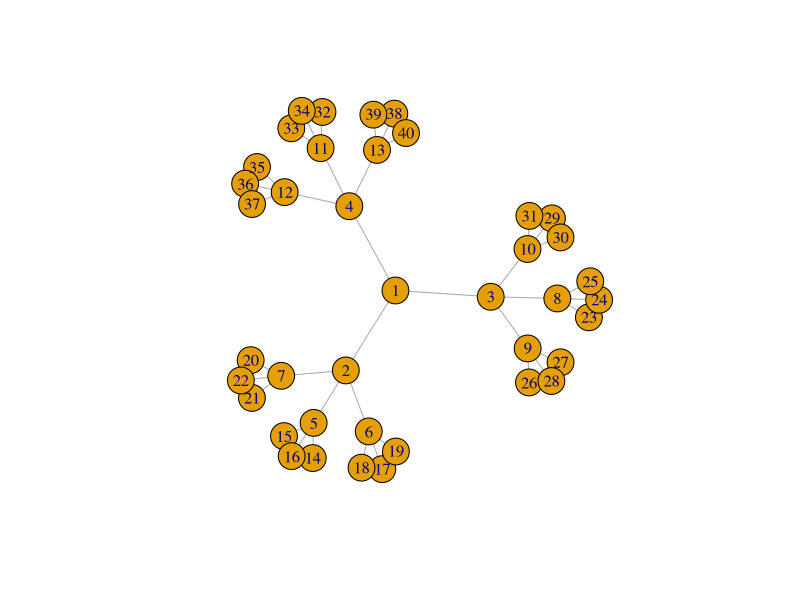
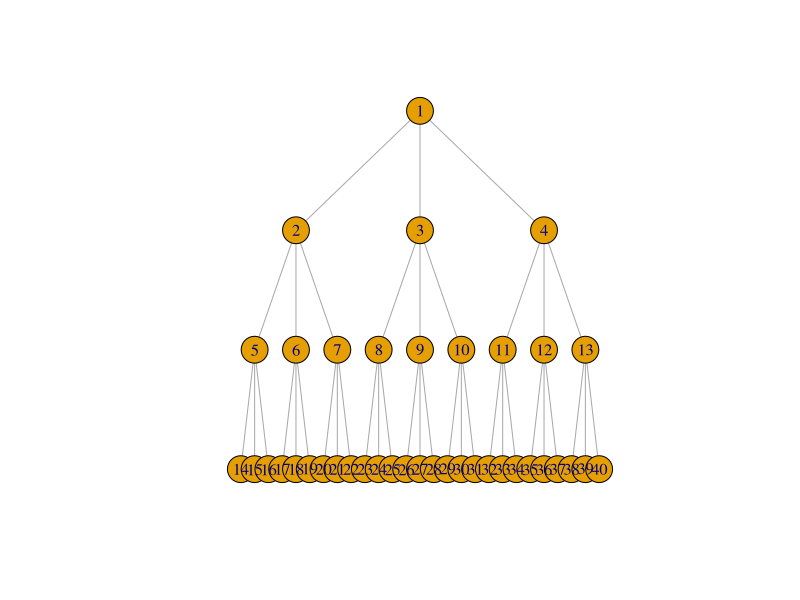
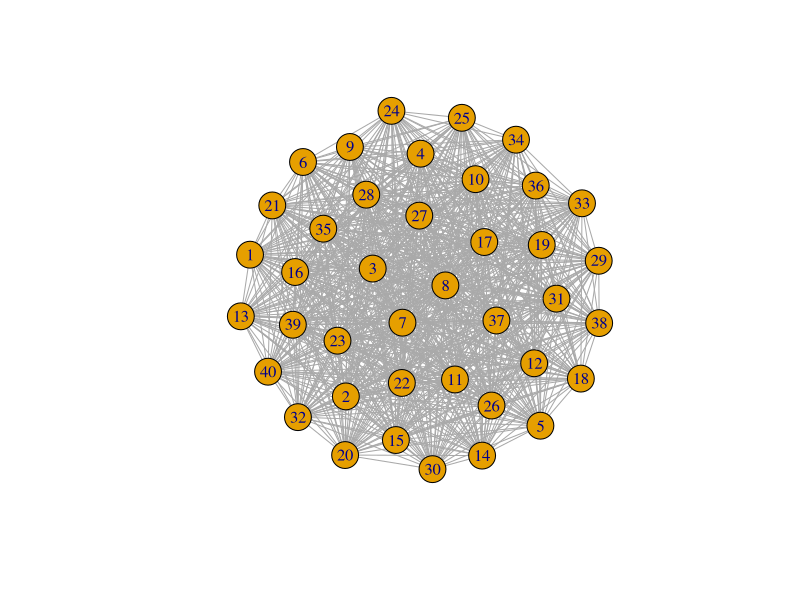
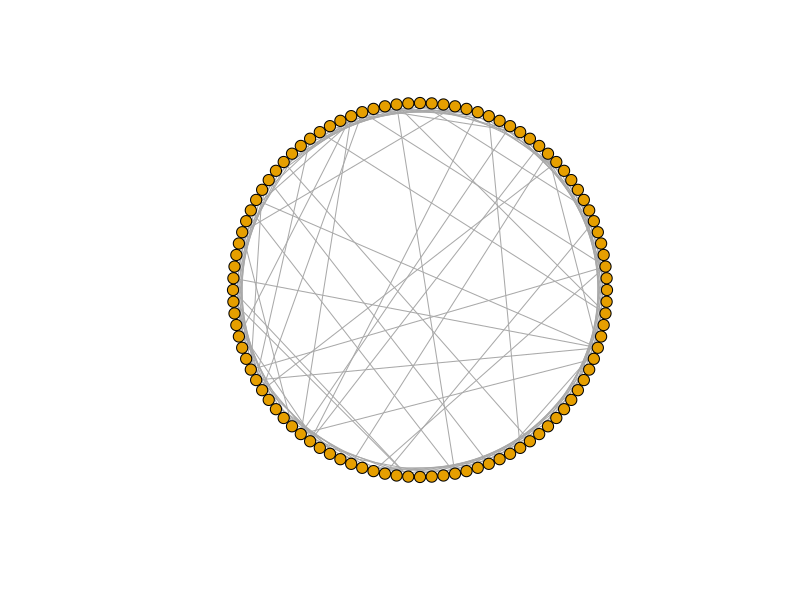
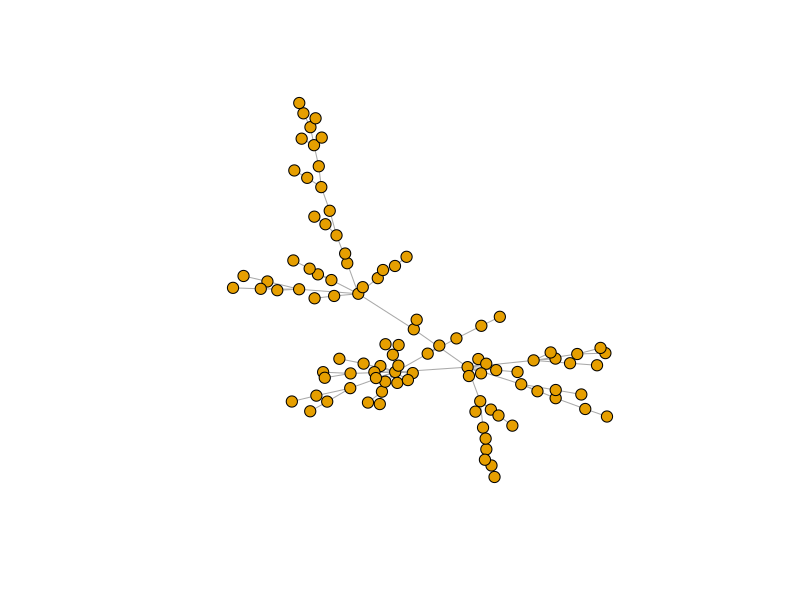
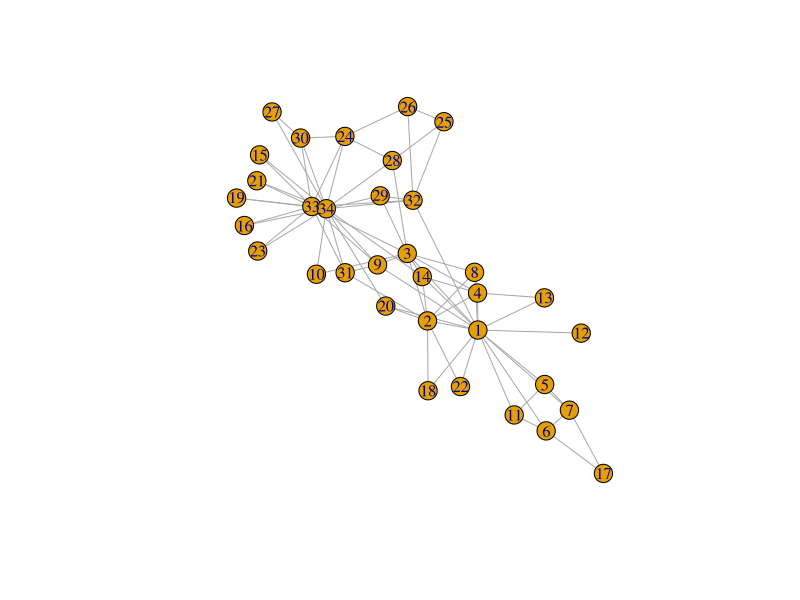

Generate these figures, in order, with R:
## ---- chunk 1
library(igraph)
## ---- chunk 2
tr <-make_tree(40,children=3,mode="undirected")
plot(tr)
## ---- chunk 3
tr <-make_tree(40,children=3,mode="undirected")
plot(tr,layout=layout_as_tree(tr,root=1))
## ---- chunk 4
fg <-make_full_graph(40)
plot(fg)
## ---- chunk 5
sw <- sample_smallworld(dim=2, size=10, nei=1, p=0.1)
plot(sw, vertex.size=6, vertex.label=NA, layout=layout_in_circle)
## ---- chunk 6
 ba <-  sample_pa(n=100, power=1, m=1,  directed=F)
 plot(ba, vertex.size=6, vertex.label=NA)
## ---- chunk 7
zach <- make_graph("Zachary")
plot(zach,vertex.size=10)
